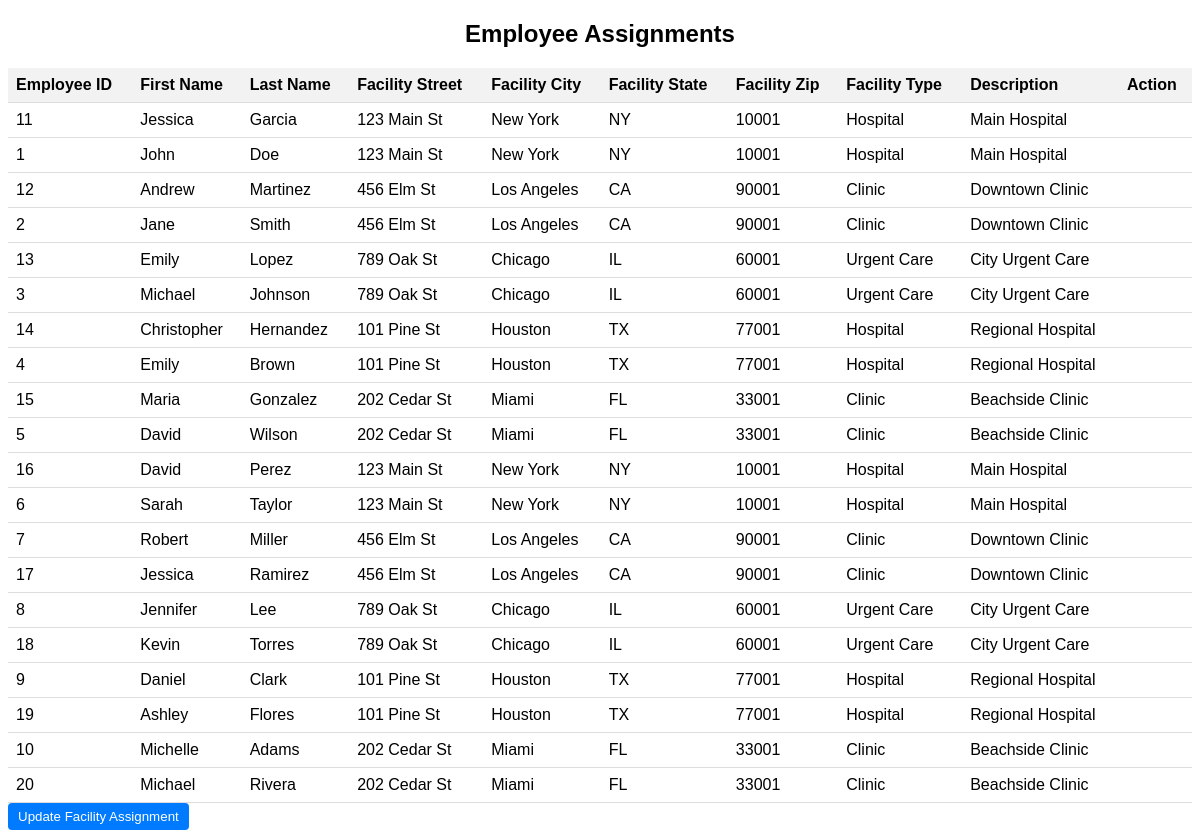
/modules/efm/employee-assignments/employee_assignments.php, run on the app's committed database.
### tables this page shows
CREATE TABLE `employee` (
  `SSN` varchar(50) NOT NULL CHECK (LENGTH(`SSN`) = 9),
  `EmpID` int(10) NOT NULL AUTO_INCREMENT,
  `FName` varchar(120) DEFAULT NULL,
  `Minit` varchar(50) DEFAULT NULL,
  `LName` varchar(50) DEFAULT NULL,
  `Street` varchar(50) DEFAULT NULL,
  `City` varchar(50) DEFAULT NULL,
  `State` varchar(50) DEFAULT NULL,
  `Zip` varchar(50) DEFAULT NULL,
  `Salary` int(10) DEFAULT NULL,
  `Hiredate` DATETIME NULL DEFAULT current_timestamp(),
  `Jobclass` varchar(120) DEFAULT NULL,
  `FacID` int(10) DEFAULT NULL,
  UNIQUE (EmpID),
  PRIMARY KEY (`SSN`)
);

CREATE TABLE `Facility` (
  `FacID` int(10) NOT NULL AUTO_INCREMENT,
  `Street` varchar(120) DEFAULT NULL,
  `City` varchar(50) DEFAULT NULL,
  `State` varchar(50) DEFAULT NULL,
  `Zip` varchar(50) DEFAULT NULL,
  `Size` varchar(50) DEFAULT NULL,
  `Office_Count` int(10) NOT NULL,
  `Room_Count` int(10) DEFAULT NULL,
  `P_Code` int(10) DEFAULT NULL,
  `Date_Time` timestamp NULL DEFAULT current_timestamp(),
  `FacType` varchar(120) DEFAULT NULL,
  `Desc` varchar(50) DEFAULT NULL,
  PRIMARY KEY (`FacID`)
);

### modules/efm/employee-assignments/employee_assignments.php (the view, shortened to what this page needs)
<!DOCTYPE html>
<html lang="en">
<head>
</head>
<body>
<h2>Employee Assignments</h2>
<table>
    <thead>
        <tr>
            <th>Employee ID</th>
            <th>First Name</th>
            <th>Last Name</th>
            <th>Facility Street</th>
            <th>Facility City</th>
            <th>Facility State</th>
            <th>Facility Zip</th>
            <th>Facility Type</th>
            <th>Description</th>
            <th>Action</th>
        </tr>
    </thead>
    <tbody>
        <?php
        include("config.php");
        $sql = "SELECT Employee.EmpID, Employee.FName, Employee.LName, Facility.Street, Facility.City, Facility.State, Facility.Zip, Facility.FacType, Facility.Desc
                FROM Employee
                LEFT JOIN Facility ON Employee.FacID = Facility.FacID";
        $result = mysqli_query($con, $sql);
        if (mysqli_num_rows($result) > 0) {
            while ($row = mysqli_fetch_assoc($result)) {
                ?>
                <tr>
                    <td><?php echo $row['EmpID']; ?></td>
                    <td><?php echo $row['FName']; ?></td>
                    <td><?php echo $row['LName']; ?></td>
                    <td><?php echo $row['Street'] ?? ''; ?></td>
                    <td><?php echo $row['City'] ?? ''; ?></td>
                    <td><?php echo $row['State'] ?? ''; ?></td>
                    <td><?php echo $row['Zip'] ?? ''; ?></td>
                    <td><?php echo $row['FacType'] ?? ''; ?></td>
                    <td><?php echo $row['Desc'] ?? ''; ?></td>
                    <td>
                    </td>
                </tr>
                <?php
            }
        } else {
            echo "<tr><td colspan='10'>No assignments found</td></tr>";
        }
        ?>
    </tbody>
</table>
<button onclick="location.href='assign_facility.php'" class="assign-btn">Update Facility Assignment</button>
</body>
</html>

### modules/efm/employee-assignments/employee_assignments.php (style rules this page uses)
body { font-family: Arial, sans-serif; }
h2 { text-align: center; }
table { width: 100%; border-collapse: collapse; margin-top: 20px; }
th, td { padding: 8px; text-align: left; border-bottom: 1px solid #ddd; }
th { background-color: #f2f2f2; }
.assign-btn { padding: 6px 10px; background-color: #007bff; color: #fff; border: none; border-radius: 4px; cursor: pointer; }

### data on the page
employee: EmpID "11", FName "Jessica", LName "Garcia", FacID.Street "123 Main St", FacID.City "New York", FacID.State "NY", FacID.Zip "10001", FacID.FacType "Hospital", FacID.Desc "Main Hospital"
employee: EmpID "1", FName "John", LName "Doe", FacID.Street "123 Main St", FacID.City "New York", FacID.State "NY", FacID.Zip "10001", FacID.FacType "Hospital", FacID.Desc "Main Hospital"
employee: EmpID "12", FName "Andrew", LName "Martinez", FacID.Street "456 Elm St", FacID.City "Los Angeles", FacID.State "CA", FacID.Zip "90001", FacID.FacType "Clinic", FacID.Desc "Downtown Clinic"
employee: EmpID "2", FName "Jane", LName "Smith", FacID.Street "456 Elm St", FacID.City "Los Angeles", FacID.State "CA", FacID.Zip "90001", FacID.FacType "Clinic", FacID.Desc "Downtown Clinic"
employee: EmpID "13", FName "Emily", LName "Lopez", FacID.Street "789 Oak St", FacID.City "Chicago", FacID.State "IL", FacID.Zip "60001", FacID.FacType "Urgent Care", FacID.Desc "City Urgent Care"
employee: EmpID "3", FName "Michael", LName "Johnson", FacID.Street "789 Oak St", FacID.City "Chicago", FacID.State "IL", FacID.Zip "60001", FacID.FacType "Urgent Care", FacID.Desc "City Urgent Care"
employee: EmpID "14", FName "Christopher", LName "Hernandez", FacID.Street "101 Pine St", FacID.City "Houston", FacID.State "TX", FacID.Zip "77001", FacID.FacType "Hospital", FacID.Desc "Regional Hospital"
employee: EmpID "4", FName "Emily", LName "Brown", FacID.Street "101 Pine St", FacID.City "Houston", FacID.State "TX", FacID.Zip "77001", FacID.FacType "Hospital", FacID.Desc "Regional Hospital"
employee: EmpID "15", FName "Maria", LName "Gonzalez", FacID.Street "202 Cedar St", FacID.City "Miami", FacID.State "FL", FacID.Zip "33001", FacID.FacType "Clinic", FacID.Desc "Beachside Clinic"
employee: EmpID "5", FName "David", LName "Wilson", FacID.Street "202 Cedar St", FacID.City "Miami", FacID.State "FL", FacID.Zip "33001", FacID.FacType "Clinic", FacID.Desc "Beachside Clinic"
employee: EmpID "16", FName "David", LName "Perez", FacID.Street "123 Main St", FacID.City "New York", FacID.State "NY", FacID.Zip "10001", FacID.FacType "Hospital", FacID.Desc "Main Hospital"
employee: EmpID "6", FName "Sarah", LName "Taylor", FacID.Street "123 Main St", FacID.City "New York", FacID.State "NY", FacID.Zip "10001", FacID.FacType "Hospital", FacID.Desc "Main Hospital"
employee: EmpID "7", FName "Robert", LName "Miller", FacID.Street "456 Elm St", FacID.City "Los Angeles", FacID.State "CA", FacID.Zip "90001", FacID.FacType "Clinic", FacID.Desc "Downtown Clinic"
employee: EmpID "17", FName "Jessica", LName "Ramirez", FacID.Street "456 Elm St", FacID.City "Los Angeles", FacID.State "CA", FacID.Zip "90001", FacID.FacType "Clinic", FacID.Desc "Downtown Clinic"
employee: EmpID "8", FName "Jennifer", LName "Lee", FacID.Street "789 Oak St", FacID.City "Chicago", FacID.State "IL", FacID.Zip "60001", FacID.FacType "Urgent Care", FacID.Desc "City Urgent Care"
employee: EmpID "18", FName "Kevin", LName "Torres", FacID.Street "789 Oak St", FacID.City "Chicago", FacID.State "IL", FacID.Zip "60001", FacID.FacType "Urgent Care", FacID.Desc "City Urgent Care"
employee: EmpID "9", FName "Daniel", LName "Clark", FacID.Street "101 Pine St", FacID.City "Houston", FacID.State "TX", FacID.Zip "77001", FacID.FacType "Hospital", FacID.Desc "Regional Hospital"
employee: EmpID "19", FName "Ashley", LName "Flores", FacID.Street "101 Pine St", FacID.City "Houston", FacID.State "TX", FacID.Zip "77001", FacID.FacType "Hospital", FacID.Desc "Regional Hospital"
employee: EmpID "10", FName "Michelle", LName "Adams", FacID.Street "202 Cedar St", FacID.City "Miami", FacID.State "FL", FacID.Zip "33001", FacID.FacType "Clinic", FacID.Desc "Beachside Clinic"
employee: EmpID "20", FName "Michael", LName "Rivera", FacID.Street "202 Cedar St", FacID.City "Miami", FacID.State "FL", FacID.Zip "33001", FacID.FacType "Clinic", FacID.Desc "Beachside Clinic"
